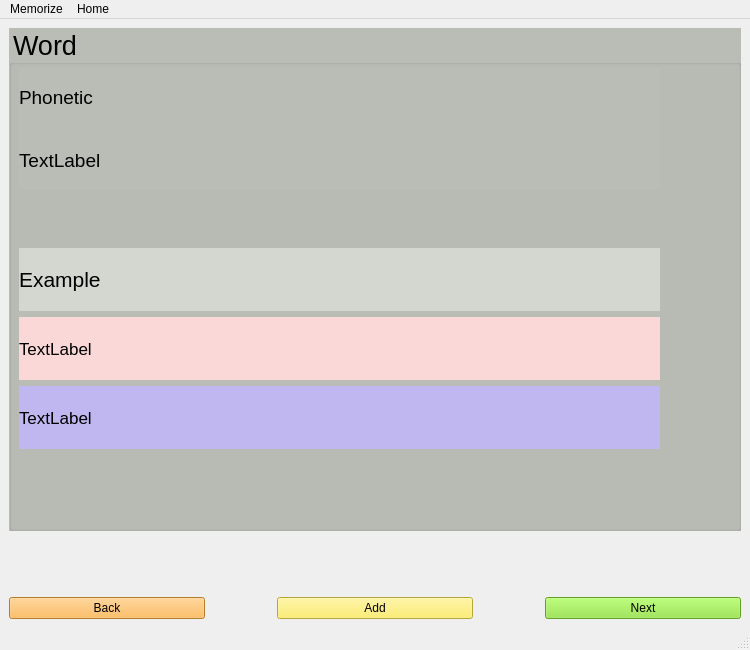
<?xml version="1.0" encoding="UTF-8"?>
<ui version="4.0">
 <class>MainWindow</class>
 <widget class="QMainWindow" name="MainWindow">
  <property name="geometry">
   <rect>
    <x>0</x>
    <y>0</y>
    <width>750</width>
    <height>650</height>
   </rect>
  </property>
  <property name="minimumSize">
   <size>
    <width>750</width>
    <height>649</height>
   </size>
  </property>
  <property name="maximumSize">
   <size>
    <width>100000</width>
    <height>100000</height>
   </size>
  </property>
  <property name="windowTitle">
   <string>MainWindow</string>
  </property>
  <property name="styleSheet">
   <string notr="true"/>
  </property>
  <widget class="QWidget" name="centralwidget">
   <layout class="QVBoxLayout" name="verticalLayout_3">
    <item>
     <widget class="QGroupBox" name="gb_word">
      <property name="sizePolicy">
       <sizepolicy hsizetype="Preferred" vsizetype="Expanding">
        <horstretch>0</horstretch>
        <verstretch>0</verstretch>
       </sizepolicy>
      </property>
      <property name="font">
       <font>
        <pointsize>20</pointsize>
       </font>
      </property>
      <property name="styleSheet">
       <string notr="true">border-color: rgb(206, 92, 0);
background-color: rgb(186, 189, 182);</string>
      </property>
      <property name="title">
       <string>Word</string>
      </property>
      <widget class="QWidget" name="layoutWidget">
       <property name="geometry">
        <rect>
         <x>10</x>
         <y>40</y>
         <width>641</width>
         <height>121</height>
        </rect>
       </property>
       <layout class="QVBoxLayout" name="verticalLayout_2">
        <item>
         <widget class="QLabel" name="lb_phonetic_2">
          <property name="font">
           <font>
            <pointsize>14</pointsize>
           </font>
          </property>
          <property name="styleSheet">
           <string notr="true"/>
          </property>
          <property name="text">
           <string>Phonetic</string>
          </property>
         </widget>
        </item>
        <item>
         <widget class="QLabel" name="lb_definition">
          <property name="font">
           <font>
            <pointsize>14</pointsize>
           </font>
          </property>
          <property name="text">
           <string>TextLabel</string>
          </property>
         </widget>
        </item>
       </layout>
      </widget>
      <widget class="QWidget" name="layoutWidget">
       <property name="geometry">
        <rect>
         <x>10</x>
         <y>220</y>
         <width>641</width>
         <height>201</height>
        </rect>
       </property>
       <layout class="QVBoxLayout" name="verticalLayout">
        <item>
         <widget class="QLabel" name="label">
          <property name="font">
           <font>
            <pointsize>16</pointsize>
           </font>
          </property>
          <property name="styleSheet">
           <string notr="true">background-color: rgb(211, 215, 207);</string>
          </property>
          <property name="text">
           <string>Example</string>
          </property>
         </widget>
        </item>
        <item>
         <widget class="QLabel" name="lb_ex_en">
          <property name="font">
           <font>
            <pointsize>13</pointsize>
           </font>
          </property>
          <property name="styleSheet">
           <string notr="true">border-color: rgb(46, 52, 54);
background-color: rgb(250, 216, 216);</string>
          </property>
          <property name="text">
           <string>TextLabel</string>
          </property>
         </widget>
        </item>
        <item>
         <widget class="QLabel" name="lb_ex_zh">
          <property name="font">
           <font>
            <pointsize>13</pointsize>
           </font>
          </property>
          <property name="styleSheet">
           <string notr="true">background-color: rgb(192, 182, 240);</string>
          </property>
          <property name="text">
           <string>TextLabel</string>
          </property>
         </widget>
        </item>
       </layout>
      </widget>
     </widget>
    </item>
    <item>
     <spacer name="verticalSpacer_2">
      <property name="orientation">
       <enum>Qt::Vertical</enum>
      </property>
      <property name="sizeType">
       <enum>QSizePolicy::Fixed</enum>
      </property>
      <property name="sizeHint" stdset="0">
       <size>
        <width>20</width>
        <height>20</height>
       </size>
      </property>
     </spacer>
    </item>
    <item>
     <spacer name="verticalSpacer">
      <property name="orientation">
       <enum>Qt::Vertical</enum>
      </property>
      <property name="sizeType">
       <enum>QSizePolicy::Fixed</enum>
      </property>
      <property name="sizeHint" stdset="0">
       <size>
        <width>20</width>
        <height>40</height>
       </size>
      </property>
     </spacer>
    </item>
    <item>
     <layout class="QHBoxLayout" name="horizontalLayout" stretch="3,1,3,1,3">
      <property name="spacing">
       <number>6</number>
      </property>
      <property name="sizeConstraint">
       <enum>QLayout::SetFixedSize</enum>
      </property>
      <item>
       <widget class="QPushButton" name="mw_btn_back">
        <property name="styleSheet">
         <string notr="true">background-color: rgb(252, 175, 62);</string>
        </property>
        <property name="text">
         <string>Back</string>
        </property>
       </widget>
      </item>
      <item>
       <spacer name="horizontalSpacer">
        <property name="orientation">
         <enum>Qt::Horizontal</enum>
        </property>
        <property name="sizeHint" stdset="0">
         <size>
          <width>40</width>
          <height>20</height>
         </size>
        </property>
       </spacer>
      </item>
      <item>
       <widget class="QPushButton" name="mw_btn_add">
        <property name="styleSheet">
         <string notr="true">background-color: rgb(252, 233, 79);</string>
        </property>
        <property name="text">
         <string>Add</string>
        </property>
       </widget>
      </item>
      <item>
       <spacer name="horizontalSpacer_2">
        <property name="orientation">
         <enum>Qt::Horizontal</enum>
        </property>
        <property name="sizeHint" stdset="0">
         <size>
          <width>40</width>
          <height>20</height>
         </size>
        </property>
       </spacer>
      </item>
      <item>
       <widget class="QPushButton" name="mw_btn_next">
        <property name="styleSheet">
         <string notr="true">background-color: rgb(138, 226, 52);</string>
        </property>
        <property name="text">
         <string>Next</string>
        </property>
       </widget>
      </item>
     </layout>
    </item>
   </layout>
  </widget>
  <widget class="QMenuBar" name="menubar">
   <property name="geometry">
    <rect>
     <x>0</x>
     <y>0</y>
     <width>750</width>
     <height>22</height>
    </rect>
   </property>
   <widget class="QMenu" name="menuMemorize">
    <property name="title">
     <string>Memorize</string>
    </property>
   </widget>
   <widget class="QMenu" name="menuHome">
    <property name="title">
     <string>Home</string>
    </property>
    <addaction name="actionMy_words"/>
    <addaction name="actionMy_plan"/>
    <addaction name="actionMy_records"/>
   </widget>
   <addaction name="menuMemorize"/>
   <addaction name="menuHome"/>
  </widget>
  <widget class="QStatusBar" name="statusbar"/>
  <action name="actionMy_words">
   <property name="text">
    <string>My words</string>
   </property>
  </action>
  <action name="actionMy_plan">
   <property name="text">
    <string>My plan</string>
   </property>
  </action>
  <action name="actionMy_records">
   <property name="checkable">
    <bool>false</bool>
   </property>
   <property name="checked">
    <bool>false</bool>
   </property>
   <property name="text">
    <string>My records</string>
   </property>
  </action>
 </widget>
 <resources/>
 <connections/>
</ui>
